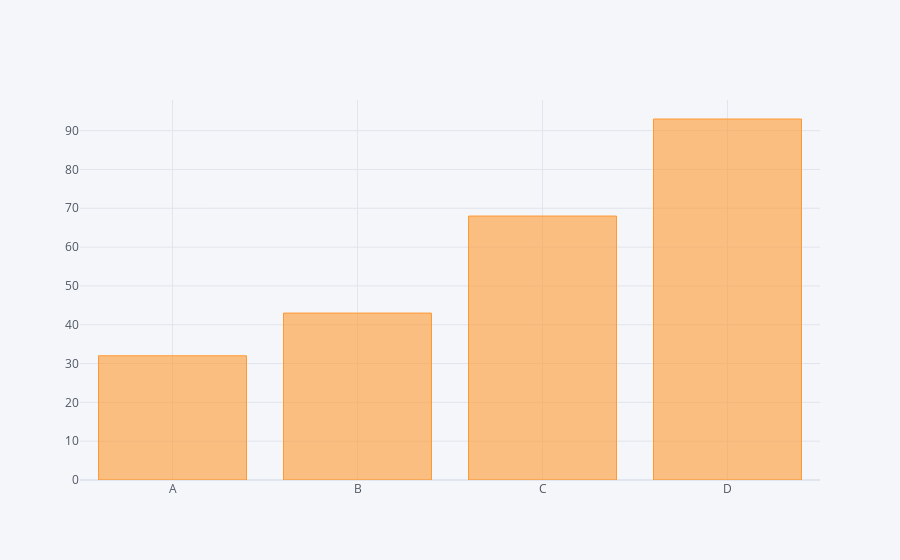

The notebook cell saved with this chart:
### Code cell
df2.iplot(kind='bar', x="Category", y="Values")

### Figure 1 — Plotly figure (JSON) as saved in the notebook; plotly's stock layout.template omitted (floating-point values rounded to 4 significant figures)
{"data": [{"marker": {"color": "rgba(255, 153, 51, 0.6)", "line": {"color": "rgba(255, 153, 51, 1.0)", "width": 1}}, "name": "Values", "orientation": "v", "text": "", "type": "bar", "x": ["A", "B", "C", "D"], "y": [32, 43, 68, 93]}], "layout": {"autosize": true, "legend": {"bgcolor": "#F5F6F9", "font": {"color": "#4D5663"}}, "paper_bgcolor": "#F5F6F9", "plot_bgcolor": "#F5F6F9", "title": {"font": {"color": "#4D5663"}}, "xaxis": {"autorange": true, "gridcolor": "#E1E5ED", "range": [-0.5, 3.5], "showgrid": true, "tickfont": {"color": "#4D5663"}, "title": {"font": {"color": "#4D5663"}, "text": ""}, "type": "category", "zerolinecolor": "#E1E5ED"}, "yaxis": {"autorange": true, "gridcolor": "#E1E5ED", "range": [0, 97.89], "showgrid": true, "tickfont": {"color": "#4D5663"}, "title": {"font": {"color": "#4D5663"}, "text": ""}, "type": "linear", "zerolinecolor": "#E1E5ED"}}}
